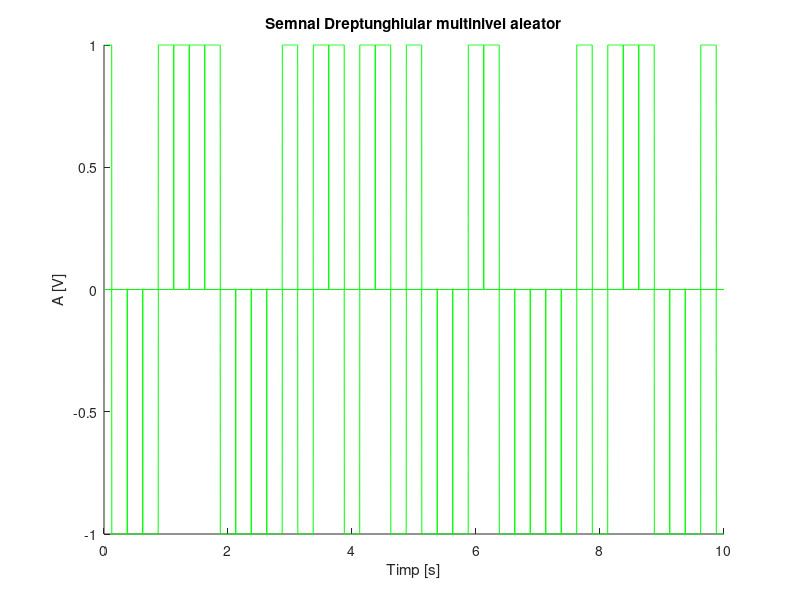
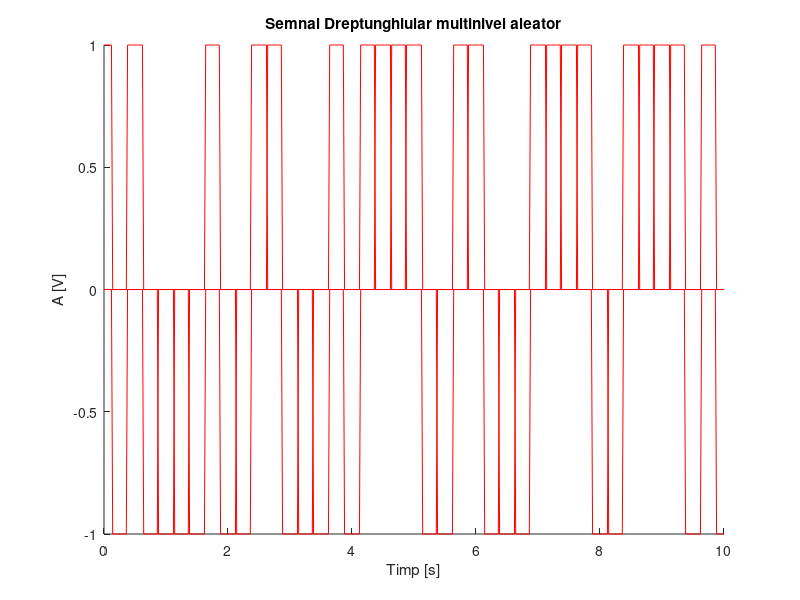
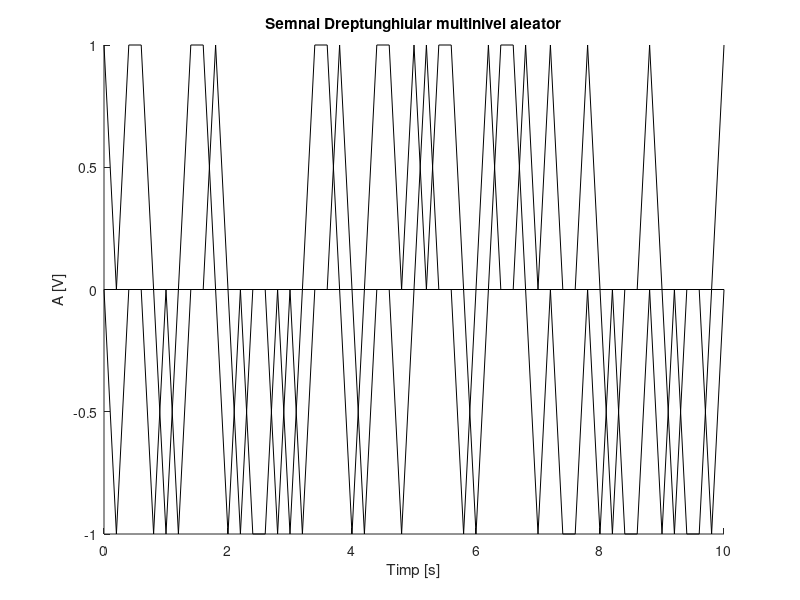
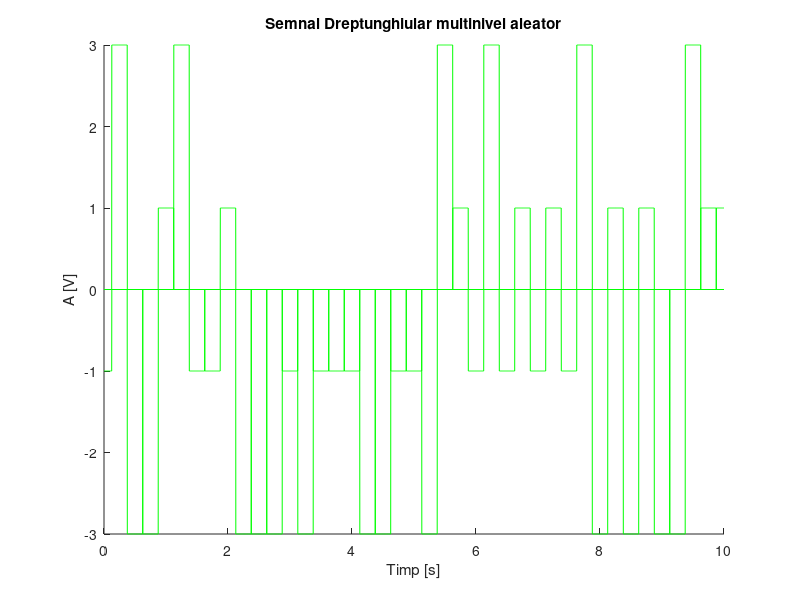

Write MATLAB code to recreate these figures, in order.
%Semnal dreptunghiular multinivel aleator
%a1.)

nivelul= [ -1 1 ];
t=0:0.002:10;
figure(1)
hold on
for n=0:0.25:10
    y = datasample(nivelul, 1)
    w=y*rectpuls(t-n, 0.25)
    plot(t, w,'g')
end
title('Semnal Dreptunghiular multinivel aleator')
xlabel('Timp [s]')
ylabel('A [V]')

%a2)

nivelul = [ -1 1 ];
t=0:0.02:10;
figure(2)
hold on
for n=0:0.25:10
    y = datasample(nivelul, 1)
  w=y*rectpuls(t-n, 0.25)
    plot(t, w,'r')
end
title('Semnal Dreptunghiular multinivel aleator')
 xlabel('Timp [s]')
ylabel('A [V]')

%a3)

nivelul = [ -1 1 ];
t=0:0.2:10;
figure(3)
hold on
for n=0:0.25:10
    y = datasample(nivelul, 1)
    w=y*rectpuls(t-n, 0.25)
    plot(t, w,'k')
end
title('Semnal Dreptunghiular multinivel aleator')
 xlabel('Timp [s]')
ylabel('A [V]')
 
%b1.)
nivelul = [ -3 -1 1 3 ];
t=0:0.002:10;
figure(4)
hold on
for n=0:0.25:10
    y = datasample(nivelul, 1)
   w=y*rectpuls(t-n, 0.25)
    plot(t,w,'g')
end
title('Semnal Dreptunghiular multinivel aleator')
xlabel('Timp [s]')
ylabel('A [V]')

%b2)

nivelul = [ -3 -1 1 3 ];
t=0:0.02:10;
figure(5)
hold on
for n=0:0.25:10
    y = datasample(nivelul, 1)
    w=y*rectpuls(t-n, 0.25)
    plot(t,w,'r')
end
title('Semnal Dreptunghiular multinivel aleator')
xlabel('Timp [s]')
ylabel('A [V]')

%b3)

nivelul = [ -3 -1 1 3 ];
t=0:0.2:10;
figure(6)
hold on
for n=0:0.25:10
    y = datasample(nivelul, 1)
    w=y*rectpuls(t-n, 0.25)
    plot(t,w,'k')
end
title('Semnal Dreptunghiular multinivel aleator')
xlabel('Timp [s]')
ylabel('A [V]')

%c.)
nivelul = [ -5 -3 -1 1 3 5 ];
t=0:0.002:10;
figure(7)
hold on
for n=0:0.25:10
    y = datasample(nivelul, 1)
    w=y*rectpuls(t-n, 0.25)
    plot(t,w,'g')
end
title('Semnal Dreptunghiular multinivel aleator')
xlabel('Timp [s]')
ylabel('A [V]')
 
%c2)

nivelul = [ -5 -3 -1 1 3 5 ];
t=0:0.02:10;
figure(8)
hold on
for n=0:0.25:10
    y = datasample(nivelul, 1)
  w=y*rectpuls(t-n, 0.25)
    plot(t,w,'r')
end
title('Semnal Dreptunghiular multinivel aleator')
xlabel('Timp [s]')
ylabel('A [V]')

%c3)

nivelul = [ -5 -3 -1 1 3 5 ];
t=0:0.2:10;
figure(9)
hold on
for n=0:0.25:10
    y = datasample(nivelul, 1)
   w=y*rectpuls(t-n, 0.25)
   plot(t,w,'k')
end
title('Semnal Dreptunghiular multinivel aleator')
xlabel('Timp [s]')
ylabel('A [V]')
 
%d1.)

nivel = [ -7 -5 -3 -1 1 3 5 7];
t=0:0.002:10;
figure(10)
hold on
for n=0:0.25:10
    y = datasample(nivelul, 1)
    w=y*rectpuls(t-n, 0.25)
    plot(t,w,'g')
end
title('Semnal Dreptunghiular')
xlabel('Timp [s]')
ylabel('A [V]')
%d2)

nivel = [ -7 -5 -3 -1 1 3 5 7];
t=0:0.02:10;
figure(11)
hold on
for n=0:0.25:10
    y = datasample(nivelul, 1)
    w=y*rectpuls(t-n, 0.25)
    plot(t,w,'r')
end
title('Semnal Dreptunghiular')
xlabel('Timp [s]')
ylabel('A [V]')
%d3)

nivel = [ -7 -5 -3 -1 1 3 5 7];
t=0:0.2:10;
figure(12)
hold on
for n=0:0.25:10
    y = datasample(nivelul, 1)
    w=y*rectpuls(t-n, 0.25)
    plot(t,w,'k')
end
title('Semnal Dreptunghiular')
xlabel('Timp [s]')
ylabel('A [V]')
 
